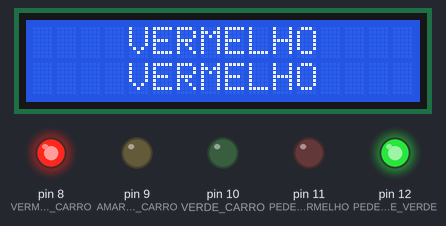
Bench run of a sketch on a simulated Arduino Uno, built with avr-gcc and run on an emulated ATmega328P. On the bench: 16×2 character LCD, output pins drawn as LEDs (lit = HIGH).

Above: at 0.1 s.
At 2.1 s:
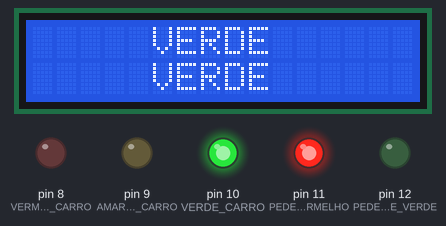
At 5.41 s:
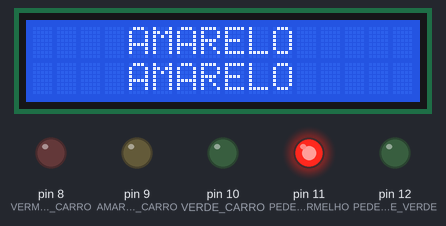
At 6.02 s:
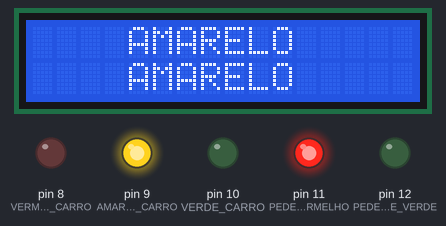
Timing chart, 0 to 130.0 s (numbered marks = the images above):
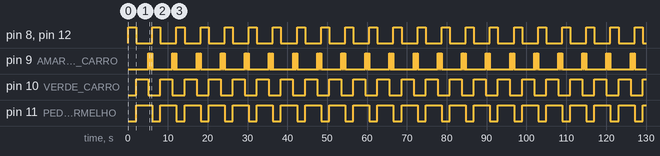

The sketch:

lcd_semaforo1.ino
```cpp
// INCLUSÃO DE BIBLIOTECAS
#include <Wire.h>
#include <LiquidCrystal_I2C.h>

// DEFINIÇÕES
#define endereco  0x27 // Endereços comuns: 0x27, 0x3F
#define colunas   16
#define linhas    2

// INSTANCIANDO OBJETOS
LiquidCrystal_I2C lcd(endereco, colunas, linhas);

void setup() {
  pinMode(12, OUTPUT); // PEDESTRE VERDE
  pinMode(11, OUTPUT); // PEDESTRE VERMELHO
  pinMode(10, OUTPUT); // VERDE CARRO
  pinMode(9, OUTPUT);  // AMARELO CARRO
  pinMode(8, OUTPUT);  // VERMELHO CARRO
  lcd.init(); // INICIA A COMUNICAÇÃO COM O DISPLAY
  lcd.backlight(); // LIGA A ILUMINAÇÃO DO DISPLAY
  lcd.clear(); // LIMPA O DISPLAY

}

void loop()
{
    digitalWrite(8, HIGH);
    digitalWrite(12, HIGH);
    lcd.setCursor(4,0);
    lcd.print("VERMELHO");
    lcd.setCursor(4,1);
    lcd.print("VERMELHO");
    delay(2000);
  	lcd.clear(); // LIMPA O DISPLAY
    digitalWrite(8, LOW);
    digitalWrite(12, LOW);
    digitalWrite(10, HIGH);
    digitalWrite(11, HIGH);
  	lcd.setCursor(5,0);
    lcd.print("VERDE");
  	lcd.setCursor(5,1);
    lcd.print("VERDE");
    delay(3000);
  	lcd.clear();
    digitalWrite(10, LOW);
  	lcd.setCursor(4,0);
    lcd.print("AMARELO");
  	lcd.setCursor(4,1);
    lcd.print("AMARELO");
    digitalWrite(9, HIGH);
    delay(200);
    digitalWrite(9, LOW);
    delay(200);
    digitalWrite(9, HIGH);
    delay(200);
    digitalWrite(9, LOW);
    delay(200);
    digitalWrite(9, HIGH);
    delay(200);
  	lcd.clear();
    digitalWrite(11, LOW);
  	digitalWrite(9, LOW);

}
```

Measured:
- by itself, pin 8 (VERMELHO_CARRO), pin 12 (PEDESTRE_VERDE): alternates HIGH for 2.0 s and LOW for 4.0 s
- by itself, pin 9 (AMARELO_CARRO): repeats every 6.1 s: 2 × (LOW 0.20 s, HIGH 0.20 s), LOW 5.0 s, HIGH 0.20 s
- by itself, pin 10 (VERDE_CARRO): alternates HIGH for 3.0 s and LOW for 3.0 s
- by itself, pin 11 (PEDESTRE_VERMELHO): alternates HIGH for 4.0 s and LOW for 2.0 s
- what the display in image 1 shows lasts 3.0 s, from 2.1 s to 5.1 s
- what the display in image 2 shows lasts 1.0 s, from 5.1 s to 6.1 s
